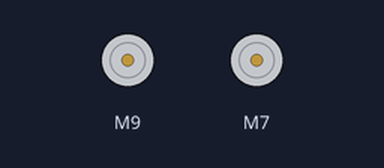
Bench run of a sketch on a simulated Arduino Uno, built with avr-gcc and run on an emulated ATmega328P. Shown: 2 × DC motor (green arrow = forward, orange = backward, longer = faster).

Above: at 1.0 s.
At 7.0 s:
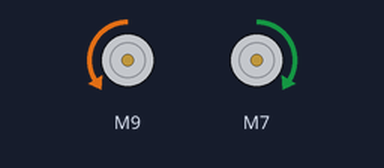
At 11.0 s:
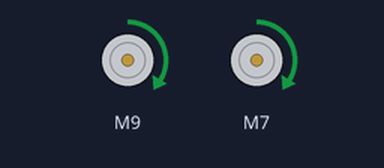
At 19.0 s:
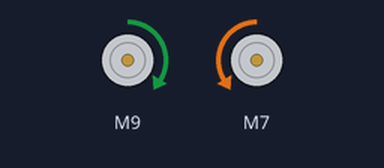
Timing chart, 0 to 20.8 s (numbered marks = the images above):
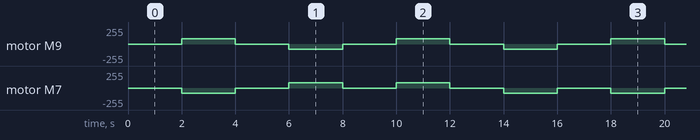

The sketch:

BTS7960_motor_control_TEST1.ino
```cpp
// (licence header left out)
//Motor 1: Controls both motors on Left

#define R_PWM_1 9 // PIN 1: define pin 3 for RPWM pin (output)
#define L_PWM_1 8 // PIN 2: define pin 6 for LPWM pin (output)
#define R_EN_1  51 // PIN 3:define pin 2 for R_EN pin (input)
#define L_EN_1 50 // PIN 4: define pin 7 for L_EN pin (input)
#define R_IS_1 49 // PIN 5: define pin 5 for R_IS pin (output)
#define L_IS_1 48 // PIN 6: define pin 8 for L_IS pin (output)

//Motor 2: Controls both motors on Right

#define R_PWM_2 7 //(7) PIN 1: define pin 3 for RPWM pin (output)
#define L_PWM_2  6//(6) PIN 2: define pin 6 for LPWM pin (output)
#define R_EN_2  25 // PIN 3:define pin 2 for R_EN pin (input)
#define L_EN_2 24 // PIN 4: define pin 7 for L_EN pin (input)
#define R_IS_2 27 // PIN 5: define pin 5 for R_IS pin (output)
#define L_IS_2 48 // PIN 6: define pin 8 for L_IS pin (output)


#define CW 1 //do not change
#define CCW 0 //do not change
#define debug 1 //change to 0 to hide serial monitor debugging infornmation or set to 1 to view

#include <RobojaxBTS7960.h>

RobojaxBTS7960 motor_1(R_EN_1, R_PWM_1, R_IS_1, L_EN_1, L_PWM_1, L_IS_1, debug);
RobojaxBTS7960 motor_2(R_EN_2, R_PWM_2, R_IS_2, L_EN_2, L_PWM_2, L_IS_2, debug);

void setup() {

  // BTS7960 Motor Control Code by Robojax.com 20190622
  Serial.begin(9600);// setup Serial Monitor to display information

  motor_1.begin();
  motor_2.begin();

  // BTS7960 Motor Control Code by Robojax.com 20190622
}

void loop() {

  int i = 0;
  // BTS7960 Motor Control Code by Robojax.com 20190622
  delay(2000);

  motor_1.rotate(30,CW); // run motor with 100% speed in CW direction
  motor_2.rotate(30,CCW);// run motor with 100% speed in CW direction

  delay(2000);//run for 5 seconds

  motor_1.stop();// stop the motor
  motor_2.stop();// stop the motor

  delay(2000);

  motor_1.rotate(30,CCW); // run motor with 100% speed in CW direction
  motor_2.rotate(30,CW);// run motor with 100% speed in CW direction

  delay(2000);

  motor_1.stop();// stop the motor
  motor_2.stop();// stop the motor

  delay(2000);

  motor_1.rotate(30,CW); // run motor with 100% speed in CW direction
  motor_2.rotate(30,CW);// run motor with 100% speed in CW direction

  delay(2000);//run for 5 seconds

  motor_1.stop();// stop the motor
  motor_2.stop();// stop the motor

  delay(2000);

  motor_1.rotate(30,CCW); // run motor with 100% speed in CW direction
  motor_2.rotate(30,CCW);// run motor with 100% speed in CW direction

  delay(2000);

  motor_1.stop();// stop the motor
  motor_2.stop();// stop the motor

  //delay(2000);


  /*motor_1.rotate(50,CW);// run motor with 100% speed in CW direction
    motor_2.rotate(50,CCW);// run motor with 100% speed in CW direction
    delay(3000);//run for 5 seconds
    motor_1.stop();// stop the motor
    motor_2.stop();// stop the motor
    Serial.println("Forward");
    delay(3000);

    i++;


    //motor.rotate(100,CW);// run motor with 100% speed in CW direction
    //delay(2000);// stop for 3 seconds
    //motor.stop();
    //motor.rotate(100,CCW);// run motor at 100% speed in CCW direction
    //delay(4000);// run for 5 seconds
    //motor.stop();// stop the motor
    //delay(3000);  // stop for 3 seconds
    // slowly speed up the motor from 0 to 100% speed
    /* for(int i=0; i<=100; i++){
    motor.rotate(i,CCW);
    delay(50);
    }

    // slow down the motor from 100% to 0 with
    for(int i=100; i>0; i--){
    motor.rotate(i,CCW);
    delay(50);
    }
    motor.stop();// stop motor
    delay(3000); // stop for 3 seconds
    // BTS7960 Motor Control Code by Robojax.com 20190622 */
}// loop ends
```

Measured:
- by itself, motor M9: repeats every 8.0 s: stopped 2.0 s, backward 76/255 2.0 s, stopped 2.0 s, forward 76/255 2.0 s
- by itself, motor M7: repeats every 16.0 s: 2 × (stopped 2.0 s, forward 76/255 2.0 s), 2 × (stopped 2.0 s, backward 76/255 2.0 s)
